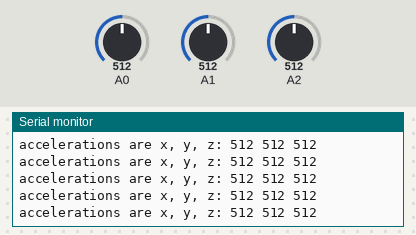
Recording of a sketch running on a simulated Arduino Uno, built with avr-gcc and run on an emulated ATmega328P. On the bench: the last lines printed to the serial monitor. The test bench sets the inputs (shaded band); at power-on: A2 = 512, A0 = 512, A1 = 512.

Above: at 4.2 s.
4.3 s: A2 set to 108
At 4.35 s:
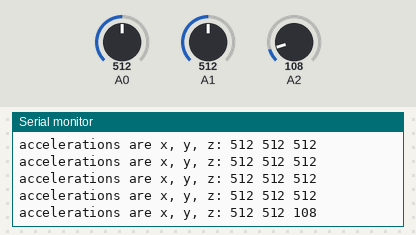
7.3 s: A2 set to 90
At 7.38 s:
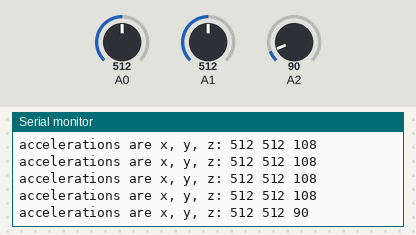
Timing chart, 0 to 10.3 s (numbered marks = the images above; inputs shaded):
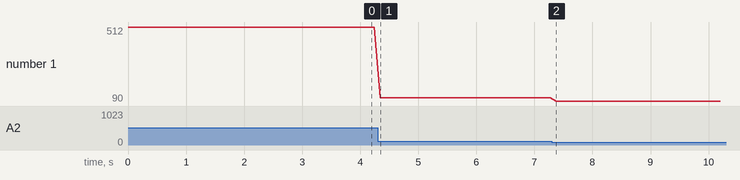

Measured:
- after the input at 4.3 s, the serial monitor: prints a new line after 0.05 s (image 1)
- after the input at 7.3 s, the serial monitor: prints a new line after 0.08 s (image 2)
- plotted number 1: 512 → 108 after the input at 4.3 s, 108 → 90 after the input at 7.3 s

The sketch:

Accelerometer.ino
```cpp
int x, y, z;

void setup()
{
  Serial.begin(9600);      // sets the serial port to 9600
}

void loop()
{
  x = analogRead(0);       // read analog input pin 0
  y = analogRead(1);       // read analog input pin 1
  z = analogRead(2);       // read analog input pin 1
  Serial.print("accelerations are x, y, z: ");
  Serial.print(x, DEC);    // print the acceleration in the X axis
  Serial.print(" ");       // prints a space between the numbers
  Serial.print(y, DEC);    // print the acceleration in the Y axis
  Serial.print(" ");       // prints a space between the numbers
  Serial.println(z, DEC);  // print the acceleration in the Z axis
  delay(100);              // wait 100ms for next reading
}
```
